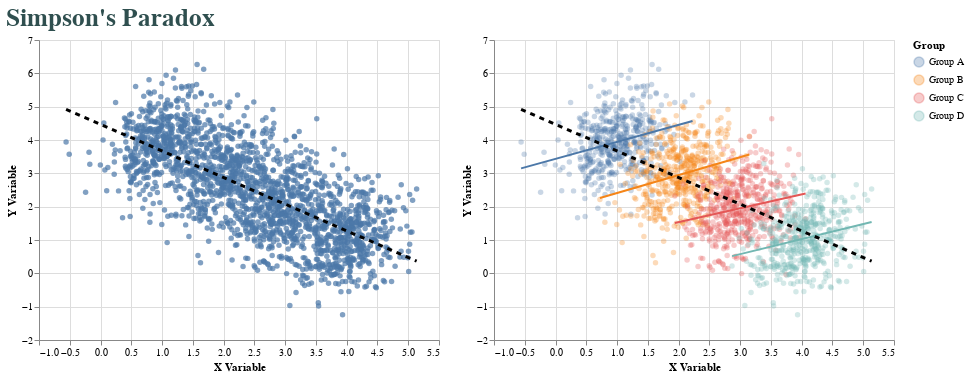

The cell this chart's notebook holds for it:
### Markdown cell above
# Mixed Models

The so called "Simpson's Paradox" is just a mixed-effect model.

### Code cell
import altair as alt
import numpy as np
import pandas as pd

from utils import title

SEED = 0
SIZE = 500


def make_regression_df(
    rng: np.random.Generator,
    x_center: float,
    y_center: float,
    x_variance: float = 0.4,
    y_variance: float = 0.8,
    size: int = SIZE,
) -> pd.DataFrame:
    x = rng.normal(x_center, x_variance, size=size)
    y = y_center + 0.5 * (x - x_center) + rng.normal(0, y_variance, size=size)

    return pd.DataFrame({"x": x, "y": y})


def plot_simpsons_paradox(
    df: pd.DataFrame,
    x: str = "x",
    y: str = "y",
    group: str = "group",
    x_title: str = "X Variable",
    y_title: str = "Y Variable",
    group_title: str = "Group",
    chart_title: str = "",
) -> alt.HConcatChart:
    x_axis = alt.X(f"{x}:Q", title=f"{x_title}")
    y_axis = alt.Y(f"{y}:Q", title=f"{y_title}")
    colors = alt.Color(f"{group}:N", title=f"{group_title}")

    base = alt.Chart(df).encode(x=x_axis, y=y_axis).properties(width=400, height=300)

    overall_scatter = base.mark_circle(size=30, opacity=0.7)
    overall_regression = base.mark_line(strokeWidth=3, strokeDash=[5, 5], color="black").transform_regression(f"{x}", f"{y}")

    group_scatter = base.mark_circle(size=30, opacity=0.3).encode(color=colors)
    group_regression = base.mark_line(strokeWidth=2).transform_regression(f"{x}", f"{y}", groupby=[f"{group}"]).encode(color=colors)

    return alt.hconcat(
        alt.layer(overall_scatter, overall_regression),
        alt.layer(group_scatter, group_regression, overall_regression),
    ).properties(title=title(chart_title))


rng = np.random.default_rng(SEED)
group_configs = [
    {"x_center": 1.0, "y_center": 4.0, "label": "Group A"},
    {"x_center": 2.0, "y_center": 3.0, "label": "Group B"},
    {"x_center": 3.0, "y_center": 2.0, "label": "Group C"},
    {"x_center": 4.0, "y_center": 1.0, "label": "Group D"},
]

groups = [
    make_regression_df(
        rng,
        config["x_center"],
        config["y_center"],
    ).assign(group=config["label"])
    for config in group_configs
]

df = pd.concat(groups, ignore_index=True)


plot_simpsons_paradox(df, chart_title="Simpson's Paradox")

### Figure 1 — Vega-Lite specification as saved in the notebook (floating-point values rounded to 4 significant figures; data arrays with more than 128 entries replaced by an {"elided": "..."} marker saying what was removed)
{"config": {"view": {"continuousWidth": 300, "continuousHeight": 300}}, "hconcat": [{"layer": [{"mark": {"type": "circle", "opacity": 0.7, "size": 30}, "encoding": {"x": {"field": "x", "title": "X Variable", "type": "quantitative"}, "y": {"field": "y", "title": "Y Variable", "type": "quantitative"}}}, {"mark": {"type": "line", "color": "black", "strokeDash": [5, 5], "strokeWidth": 3}, "encoding": {"x": {"field": "x", "title": "X Variable", "type": "quantitative"}, "y": {"field": "y", "title": "Y Variable", "type": "quantitative"}}, "transform": [{"on": "x", "regression": "y"}]}], "height": 300, "width": 400}, {"layer": [{"mark": {"type": "circle", "opacity": 0.3, "size": 30}, "encoding": {"color": {"field": "group", "title": "Group", "type": "nominal"}, "x": {"field": "x", "title": "X Variable", "type": "quantitative"}, "y": {"field": "y", "title": "Y Variable", "type": "quantitative"}}}, {"mark": {"type": "line", "strokeWidth": 2}, "encoding": {"color": {"field": "group", "title": "Group", "type": "nominal"}, "x": {"field": "x", "title": "X Variable", "type": "quantitative"}, "y": {"field": "y", "title": "Y Variable", "type": "quantitative"}}, "transform": [{"on": "x", "regression": "y", "groupby": ["group"]}]}, {"mark": {"type": "line", "color": "black", "strokeDash": [5, 5], "strokeWidth": 3}, "encoding": {"x": {"field": "x", "title": "X Variable", "type": "quantitative"}, "y": {"field": "y", "title": "Y Variable", "type": "quantitative"}}, "transform": [{"on": "x", "regression": "y"}]}], "height": 300, "width": 400}], "data": {"name": "data-38634e5fdab3a5ee9fb35eaf35f41030"}, "title": {"text": "Simpson's Paradox", "color": "darkslategrey", "fontSize": 25}, "$schema": "https://vega.github.io/schema/vega-lite/v5.20.1.json", "datasets": {"data-38634e5fdab3a5ee9fb35eaf35f41030": {"elided": "2000 records"}}}
